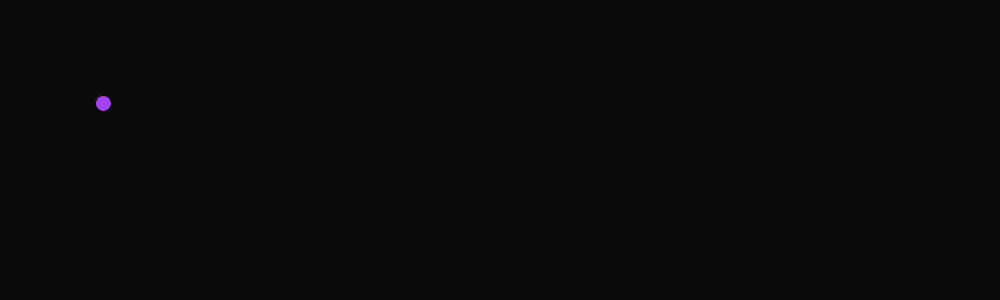
Frame 1 (no input)
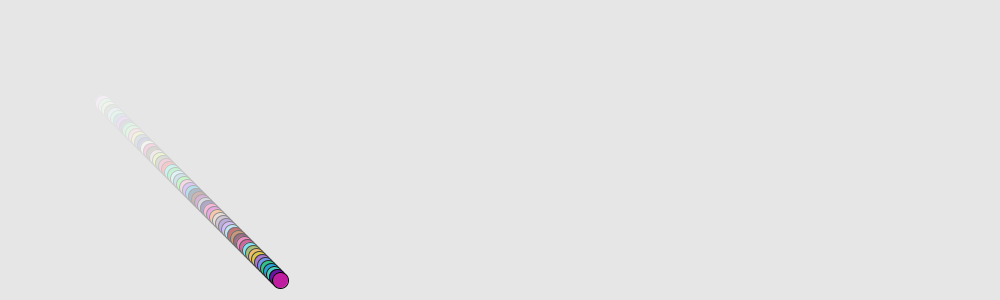
Frame 60 (the mouse pressed at the canvas centre just before this capture)
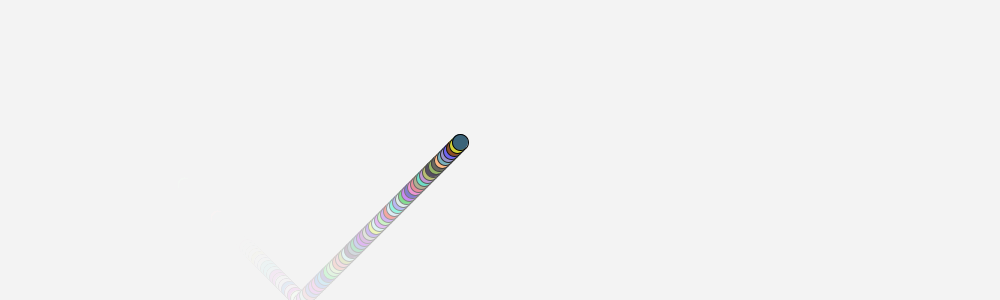
Frame 120 (the mouse held since frame 60 and released just before this capture)

The Processing sketch that drew these frames (run headless with seeded random() and noise(); from frame 60 on, the mouse is pressed at the canvas centre):

// Processing sketch: ball
// ── ball.pde
PVector location;
PVector velocity;

void settings() {
  size(1000, 300);
}

void setup() {
  background(0);
  location = new PVector(100, 100);
  velocity = new PVector(3, 3); // speed vector along each axis
}

void draw() {
  
  //background(255); // si actif, enlève toute la trace
  noStroke(); // WHY ??
  // WHY REMAINS TRACE OF TRACE ??
  fill(255, 10); // 10 is the level of opacity (to get the "trace" effect)
  // opacity => the previous positions are preserved by the change of background
  // more opacity => less preserved previous positions
  rect(0, 0, width, height); // to progressively erase the trace of circles. Every time, new rect applied

  // Add the current speed to the location.
  location.add(velocity);
  
  // if outOfBounds, inverse speed direction
  if ((location.x > width) || (location.x < 0)) { 
    velocity.x = velocity.x * -1;
  }
  if ((location.y > height) || (location.y < 0)) {
    velocity.y = velocity.y * -1;
  }
  
  // Display circle at its location
  stroke(0); // contour noir des cercles
  fill(random(255), random(255), random(255)); // remplissage de l'ellipse multi couleur
  ellipse(location.x, location.y, 16, 16);
  
}
